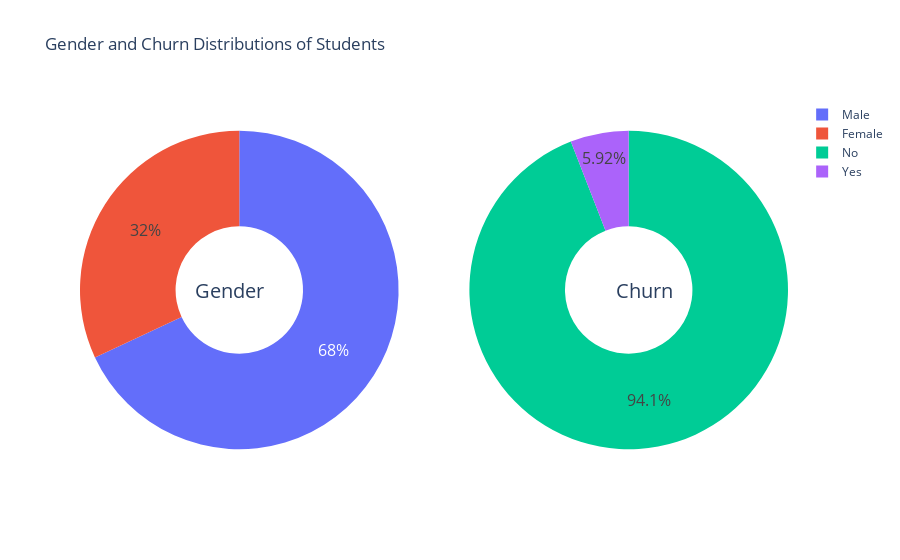

Here is the notebook cell this chart was saved with:
### Code cell
g_labels = ['Male', 'Female']
c_labels = ['No', 'Yes']
# Create subplots: use 'domain' type for Pie subplot
fig = make_subplots(rows=1, cols=2, specs=[[{'type':'domain'}, {'type':'domain'}]])
fig.add_trace(go.Pie(labels=g_labels, values=data['Gender'].value_counts(), name="Gender"),
              1, 1)
fig.add_trace(go.Pie(labels=c_labels, values=data['Churn'].value_counts(), name="Churn"),
              1, 2)

# Use `hole` to create a donut-like pie chart
fig.update_traces(hole=.4, hoverinfo="label+percent+name", textfont_size=16)

fig.update_layout(
    title_text="Gender and Churn Distributions of Students",
    # Add annotations in the center of the donut pies.
    annotations=[dict(text='Gender', x=0.16, y=0.5, font_size=20, showarrow=False),
                 dict(text='Churn', x=0.84, y=0.5, font_size=20, showarrow=False)])
fig.show()

### Figure 1 — Plotly figure (JSON) as saved in the notebook; plotly's stock layout.template omitted (floating-point values rounded to 4 significant figures)
{"data": [{"domain": {"x": [0, 0.45], "y": [0, 1]}, "hole": 0.4, "hoverinfo": "label+percent+name", "labels": ["Male", "Female"], "name": "Gender", "textfont": {"size": 16}, "type": "pie", "values": [230, 108]}, {"domain": {"x": [0.55, 1], "y": [0, 1]}, "hole": 0.4, "hoverinfo": "label+percent+name", "labels": ["No", "Yes"], "name": "Churn", "textfont": {"size": 16}, "type": "pie", "values": [318, 20]}], "layout": {"annotations": [{"font": {"size": 20}, "showarrow": false, "text": "Gender", "x": 0.16, "y": 0.5}, {"font": {"size": 20}, "showarrow": false, "text": "Churn", "x": 0.84, "y": 0.5}], "title": {"text": "Gender and Churn Distributions of Students"}}}
